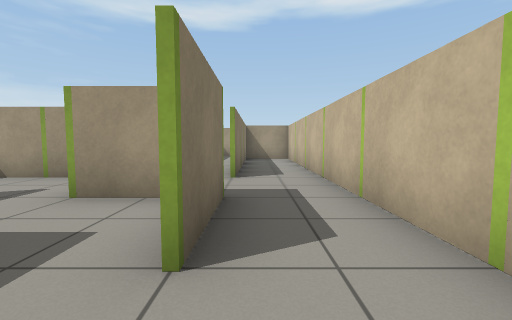
View 1 (above)

24 first-person views from a walk through a world built for the Gazebo simulator. The camera is 0.76 m above the floor, tilts 4° down and sees 90° across. The floor is counted in squares, 1 m on a side. Each view is taken from the middle of a square. On the plan, view 1 faces up. The plan holds only what a view shows up to about 9 squares ahead; the rest is blank.

View 2
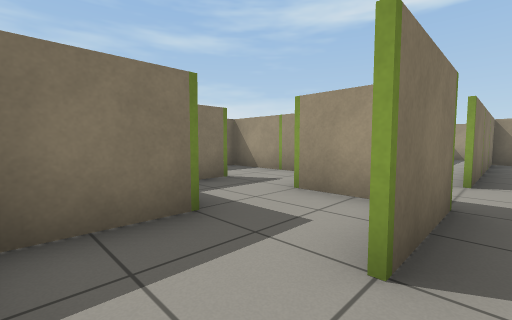

View 3
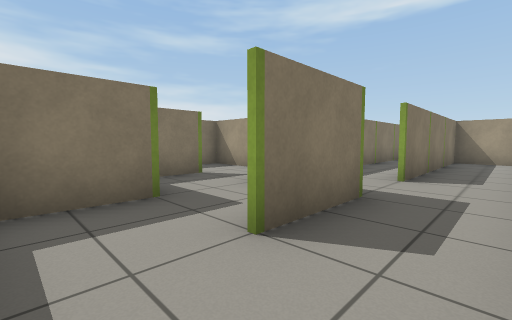

View 4
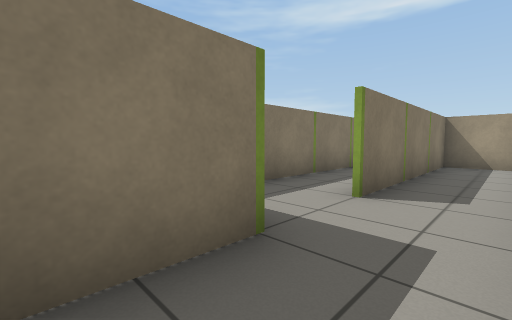

View 5
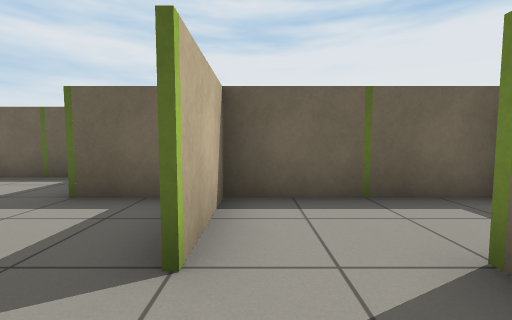

View 6
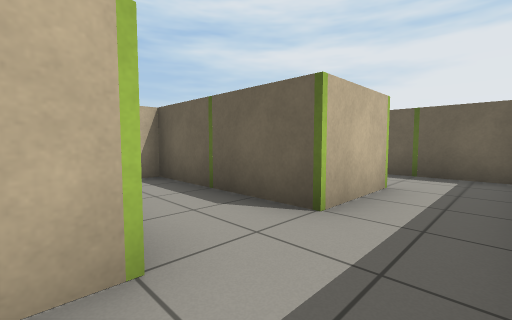

View 7
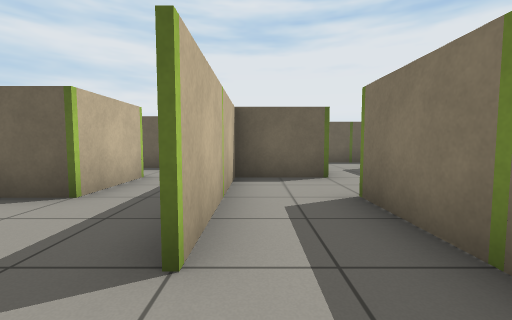

View 8
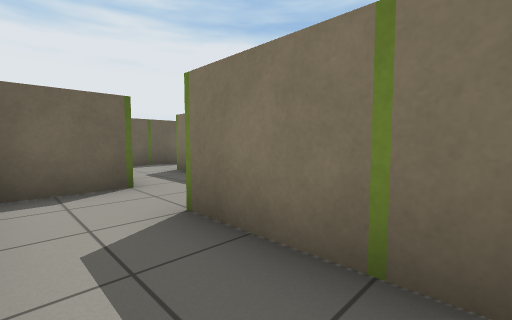

View 9
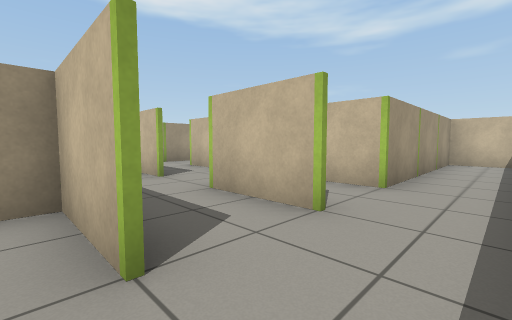

View 10
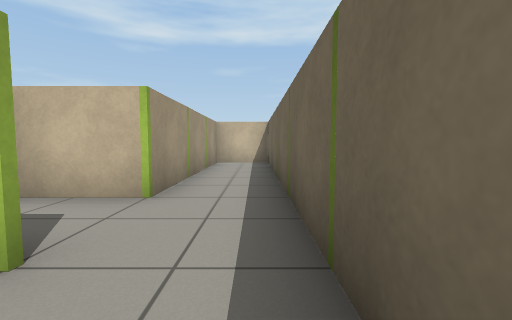

View 11
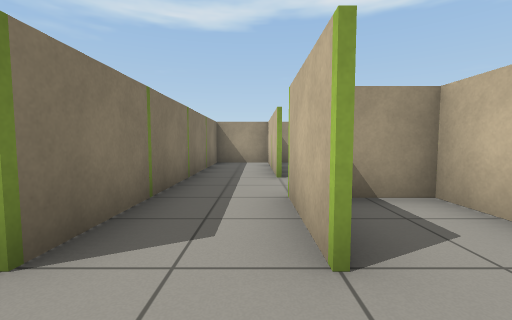

View 12
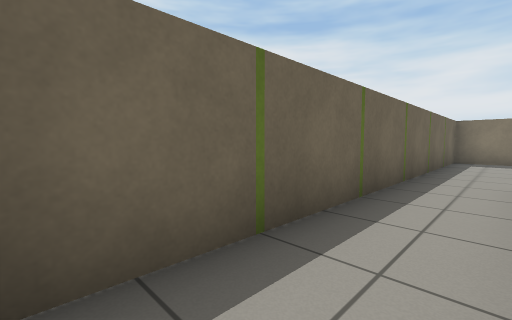

View 13
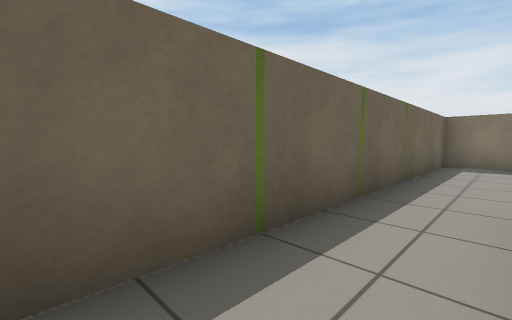

View 14
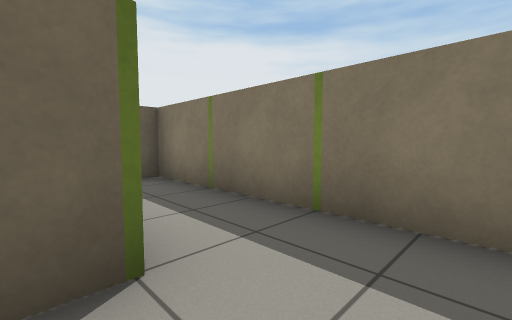

View 15
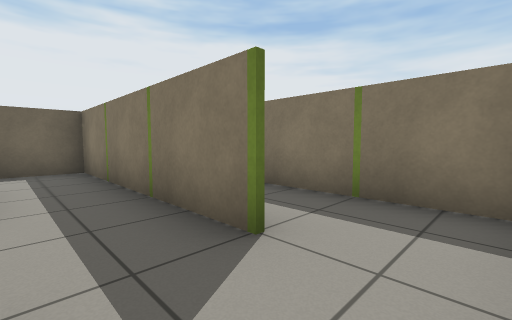

View 16
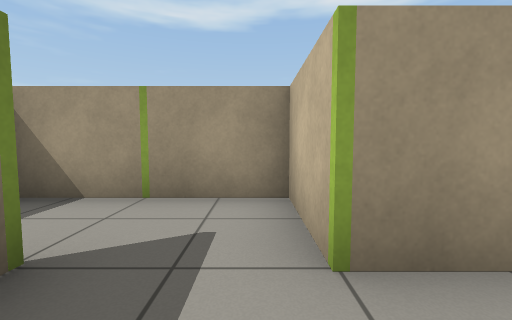

View 17
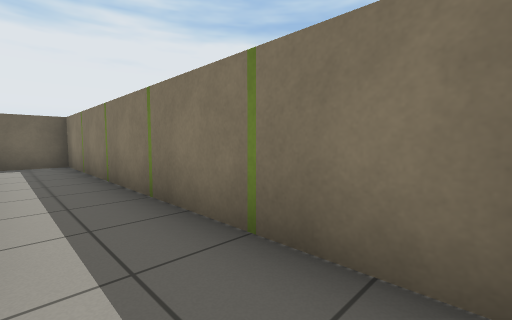

View 18
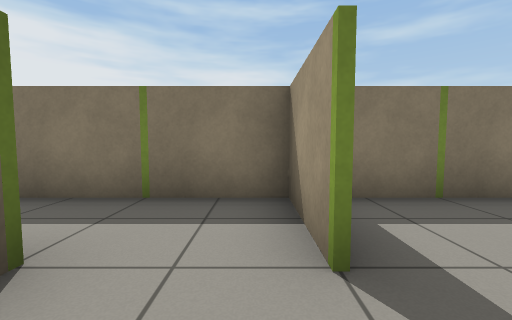

View 19
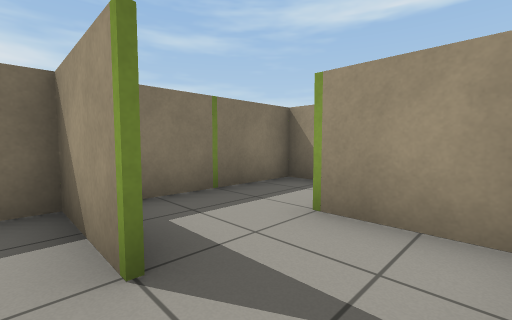

View 20
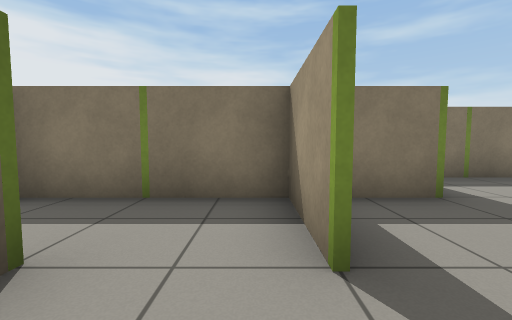

View 21
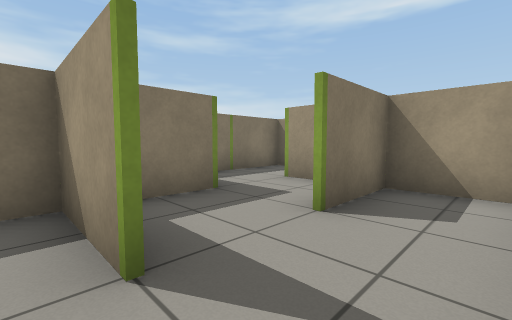

View 22
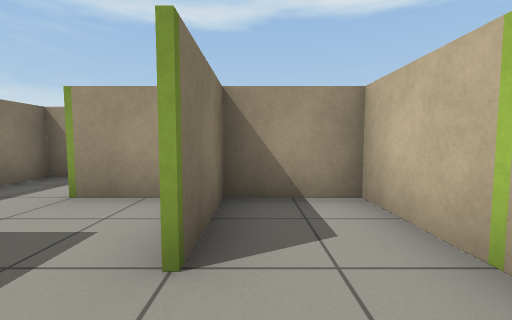

View 23
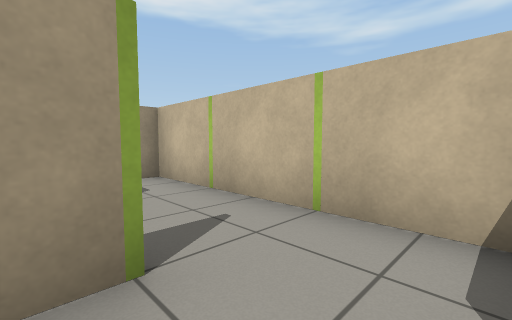

View 24
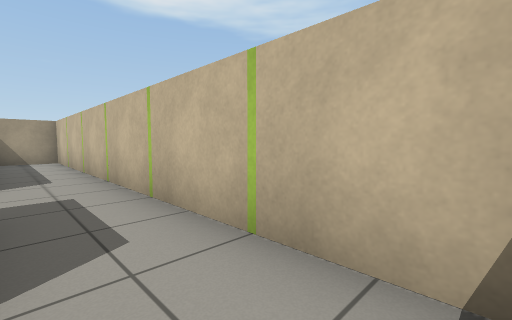

### Floor plan
Points are (right, up) in squares from view 1. A wall is a line through its corners. A room is listed if a view was taken in it or the views show most of it. See-through windows are left out.
Room 1 (views 1, 2, 3, 4, 5, 6, 7, 8, 9, 10, 11, 12, 13, 14, 15, 16, 24)
walls: (-5.5, 7.4) (-6.6, 7.4) (-6.6, 8.5); (-6.4, 5.5) (-6.4, 3.5); (-8.5, 5.5) (-8.5, 6.6) (-8.5, 1.6) (-7.4, 1.6); (-2.4, 11.6) (-2.4, 3.6) (-1.4, 3.6); (-10.5, 9.1) (-10.5, 5.5) (-10.5, 8.9); (-2.5, 5.5) (-2.5, 6); (-6.6, 3.5) (-6.6, 5.6) (-5.5, 5.6); (-0.4, 9.4) (-0.4, 5.5); (-12.4, 9) (-12.4, 1.5); (-1.4, 3.5) (-2.5, 3.5); (-7.5, 1.4) (-8.5, 1.4) (-8.5, 3.5); (-3.6, 1.4) (-4.6, 1.4); (-0.4, 2.5) (-0.4, 1.5); (-10.5, 1.5) (-10.5, 3.6) (-9.4, 3.6); (-2.4, 0.5) (-2.4, -0.1); (-2.5, -0.1) (-2.5, 0.5); (-12.5, 1.5) (-12.5, 2.5); (-0.6, -0.4) (0.5, -0.4); (1.5, -0.1) (1.5, 9.4); (-14.5, 0.6) (-14.5, -0.4) (-3.4, -0.4); (-4.4, 23.2) (-4.4, 21.4)
ways out: opening at (-1, 12) to room 2; opening at (-1, 19) to room 2; opening at (1.5, 10.5) to room 2; opening at (-11, 8.5)
objects: green post (-13, -1); green post (-13, 1) to (-12, 2); green post (-13, 3) to (-12, 4); other object (-12, 5); other object (-12, 7); green post (-11, -1); green post (-11, 1) to (-10, 2); green post (-11, 5) to (-10, 6); green post (-10, 4); green post (-10, 7); green post (-9, -1); green post (-9, 1) to (-9, 2); green post (-9, 3) to (-8, 4); green post (-9, 10) to (-8, 10); green post (-8, 5); green post (-8, 7); green post (-7, -1); green post (-7, 2) to (-6, 2); green post (-7, 3) to (-6, 4); green post (-7, 7) to (-7, 8); green post (-6, 6); green post (-5, -1); other object (-5, 2); green post (-5, 6) to (-4, 6); green post (-4, 3); green post (-4, 21); green post (-3, 1) to (-2, 2); green post (-3, 3) to (-3, 4); other object (-3, 5) to (-2, 6); green post (-3, 7) to (-2, 8); green post (-3, 19) to (-2, 20); green post (-2, 9); green post (-2, 11); green post (-2, 22); green post (-1, -1); green post (-1, 1) to (0, 2); green post (-1, 3) to (0, 4); green post (-1, 5) to (0, 6); other object (0, 7); other object (0, 9); green post (2, 1); green post (2, 3); other object (2, 5); other object (2, 7); other object (2, 9)
Room 2 (views 17, 18, 19, 20, 21, 22, 23)
walls: (1.5, 15.9) (1.5, 21.5); (-2.4, 14.6) (-2.4, 11.6); (-2.4, 18.5) (-2.4, 16.6); (-0.4, 11.4) (-0.4, 9.4); (-0.4, 21.5) (-0.4, 19.5); (1.5, 9.4) (1.5, 10.4)
ways out: opening at (-1, 12) to room 1; opening at (-1, 19) to room 1; opening at (1.5, 10.5) to room 1; opening at (1.5, 20.5)
objects: green post (-2, 15); green post (-1, 14); green post (-1, 18); green post (-1, 19) to (0, 20); green post (0, 12); green post (0, 16); green post (2, 17); green post (2, 19)

Positions as (right, up) in squares from view 1, and headings:
1: (0, 0), facing up
2: (0, 0), facing up-left
3: (1, 0), facing up-left
4: (1, 2), facing up-left
5: (-5, 5), facing down
6: (-8, 8), facing down-right
7: (-9, 9), facing down
8: (-9, 8), facing down-left
9: (-13, 0), facing up-right
10: (-12, 0), facing right
11: (-11, 0), facing up
12: (-3, 1), facing down-left
13: (-5, 1), facing down-left
14: (-6, 7), facing down-left
15: (-7, 9), facing down-left
16: (-7, 6), facing up
17: (-1, 13), facing down-left
18: (1, 13), facing left
19: (1, 13), facing up-left
20: (1, 17), facing left
21: (1, 17), facing up-left
22: (0, 18), facing up
23: (-1, 16), facing up-right
24: (0, 0), facing up-right
